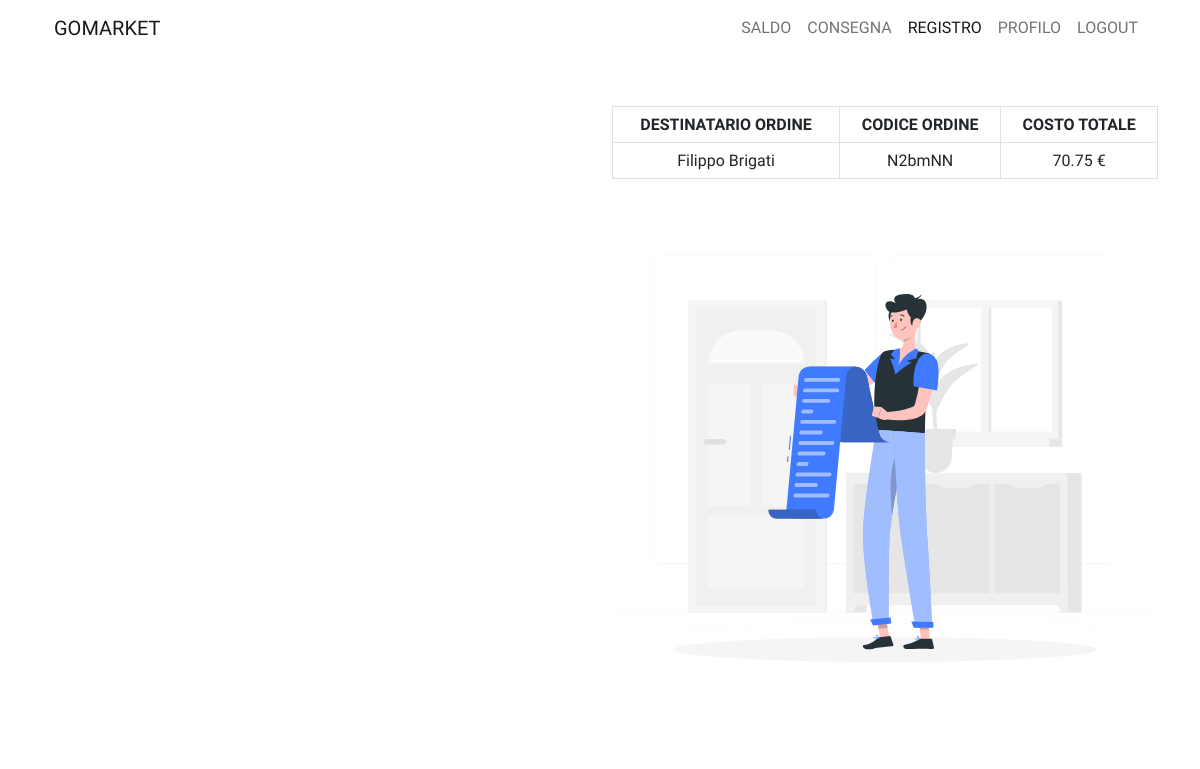
Screenshot of /page/fattorino/detordine.php?id=38 (signed in) with the database file from the repository.
### tables this page shows
CREATE TABLE `ordine` (
  `ID` int(3) NOT NULL,
  `codice_ordine` varchar(255) NOT NULL,
  `stato_ordine` int(1) NOT NULL,
  `totale_ordine` float NOT NULL,
  `data_ordine` date NOT NULL,
  `fk_id_utente` int(3) NOT NULL
);

CREATE TABLE `utente` (
  `ID` int(3) NOT NULL,
  `nome` varchar(255) NOT NULL,
  `cognome` varchar(255) NOT NULL,
  `indirizzo_email` varchar(255) NOT NULL,
  `pwd` varchar(255) NOT NULL,
  `nome_utente` varchar(255) NOT NULL,
  `codice_fiscale` varchar(255) NOT NULL,
  `data_di_nascita` date NOT NULL,
  `ruolo` int(1) NOT NULL
);

### method/funzioni.php (called while the page is built, shortened)
<?php
    function connessione($sql, $base) {
		$conn = mysqli_connect("localhost", "root", "", $base);
		$resultset = $conn->query($sql);
		$righe = mysqli_fetch_all($resultset, MYSQLI_ASSOC);
		return $righe;
	}
?>

### page/fattorino/detordine.php (the view, shortened to what this page needs)
<?php
    include('../../method/funzioni.php');
    if(!isset($_SESSION["ID_CLIENTE"]) or !isset($_GET["id"])) {
        $nav = "
            <nav class='navbar sticky-top navbar-expand-lg navbar-light bg-white'>
                <div class='container-fluid'>
                <a class='navbar-brand' href='../../index.php'>GOMARKET</a>
                <button class='navbar-toggler' type='button' data-bs-toggle='collapse' data-bs-target='#navbarNav' aria-controls='navbarNav' aria-expanded='false' aria-label='Toggle navigation'>
                    <span class='navbar-toggler-icon'></span>
                </button>
                <div class='collapse navbar-collapse justify-content-end' id='navbarNav'>
                    <ul class='navbar-nav'>
                    <li class='nav-item'>
                        <a class='nav-link' href='../registrazione.php'>REGISTRATI</a>
                    </li>
                    <li class='nav-item'>
                        <a class='nav-link' href='../login.php'>ACCEDI</a>
                    </li>
                    </ul>
                </div>
                </div>
            </nav>
        ";
        $body = "
            <div class='container'>
                <div class='container row'>
                <div class='col-2'></div>
                <div class='col-8 first-item'>
                    <img src='../../assets/04.svg' class='img-fluid mx-auto d-block'>
                    </div>
                </div>
            </div>
        ";
    }else {
        $sql = "SELECT * FROM ordine INNER JOIN utente ON ordine.fk_id_utente = utente.ID WHERE ordine.ID = {$_GET["id"]}";
        $risultato = connessione($sql, "gomarket");
        $nav = "
            <nav class='navbar sticky-top navbar-expand-lg navbar-light bg-white'>
                <div class='container-fluid'>
                <a class='navbar-brand' href='../../index.php'>GOMARKET</a>
                <button class='navbar-toggler' type='button' data-bs-toggle='collapse' data-bs-target='#navbarNav' aria-controls='navbarNav' aria-expanded='false' aria-label='Toggle navigation'>
                    <span class='navbar-toggler-icon'></span>
                </button>
                <div class='collapse navbar-collapse justify-content-end' id='navbarNav'>
                    <ul class='navbar-nav'>
                    <li class='nav-item'>
                        <a class='nav-link' href='./portafoglio.php'>SALDO</a>
                    </li>
                    <li class='nav-item'>
                        <a class='nav-link' href='./nconsegna.php'>CONSEGNA</a>
                    </li>
                    <li class='nav-item'>
                        <a class='nav-link active' href='./registroconsegne.php'>REGISTRO</a>
                    </li>
                    <li class='nav-item'>
                        <a class='nav-link' href='../profilo.php'>PROFILO</a>
                    </li>
                    <li class='nav-item'>
                        <a class='nav-link' href='../../method/logout.php'>LOGOUT</a>
                    </li>
                    </ul>
                </div>
                </div>
            </nav>
        ";
        $body = "
            <div class='row first-item'>
                <div class='col-md-6'>
                </div>
                <div class='col-md-6'>
                    <table class='table table-bordered'>
                        <thead class='align-middle text-center'>
                            <tr>
                                <th>DESTINATARIO ORDINE</th>
                                <th>CODICE ORDINE</th>
                                <th>COSTO TOTALE</th>
                            </tr>
                        </thead>
                        <tbody class='align-middle text-center'>
                            <tr>
                                <td>{$risultato[0]["nome"]} {$risultato[0]["cognome"]}</td>
                                <td>{$risultato[0]["codice_ordine"]}</td>
                                <td>{$risultato[0]["totale_ordine"]} €</td>
                            </tr>
                        </tbody>
                    </table>
                    <img src='../../assets/09.svg' class='img-fluid mx-auto d-block'>
                </div>
            </div>
        ";
    }
    $html = "
        <html>
            <head>
            <meta charset='utf-8'>
            <meta name='viewport' content='width=device-width, initial-scale=1'>
            <link href='https://cdn.jsdelivr.net/npm/bootstrap@5.0.0-beta1/dist/css/bootstrap.min.css' rel='stylesheet'>
            <link rel='preconnect' href='https://fonts.gstatic.com'>
            <link href='https://fonts.googleapis.com/css2?family=Inter:wght@500&display=swap' rel='stylesheet'>
            <link rel='stylesheet' href='../../style/style.css'>
            <title>GoMarket</title>
            </head>
            <body>
                <div class='container-lg'>
                    {$nav}
                    {$body}
                </div>
                <script src='https://cdn.jsdelivr.net/npm/bootstrap@5.0.0-beta2/dist/js/bootstrap.bundle.min.js'></script>
            </body>
        </html>
    ";
    print_r($html);
?>

### style/style.css (style rules this page uses)
body { font-family: 'Lexend', sans-serif; }
.first-item { padding-top: 50px; }

### rows the page displays
ordine: utente.nome "Filippo", utente.cognome "Brigati", codice_ordine "N2bmNN", totale_ordine "70.75"
